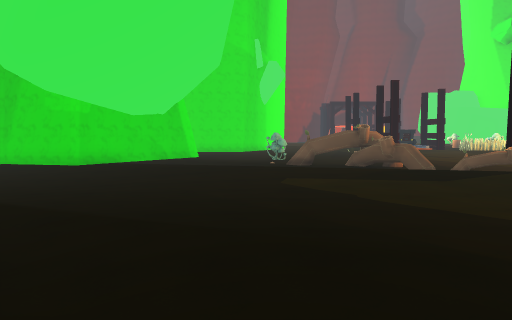
view 1 (above)

24 first-person views from a walk through a Unity game level. The camera is 1.4 m above the floor, tilts 4° down and sees 70° across. The floor is counted in squares, 2 m on a side. Each view is taken from the middle of a square. On the plan, view 1 faces up. The plan holds only what a view shows up to about 11 squares ahead; the rest is blank. The place goes on beyond the plan. The player is left out. Some surface patterns are stand-ins.

view 2
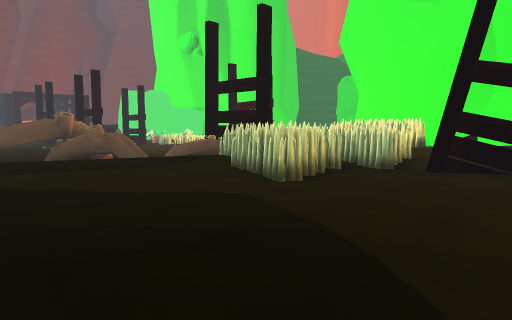

view 3
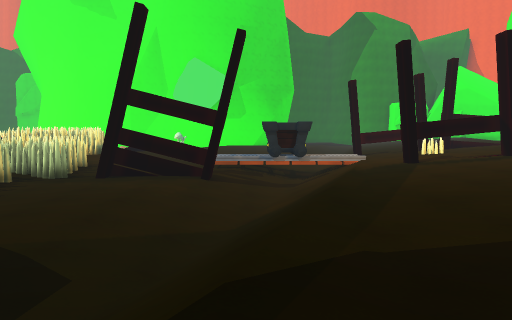

view 4
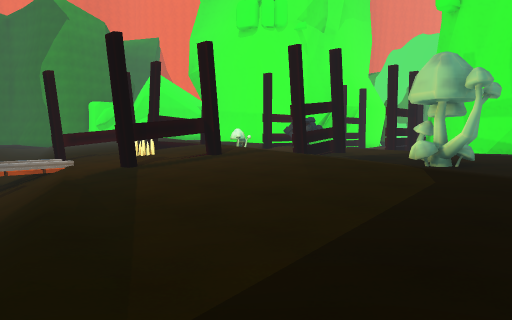

view 5
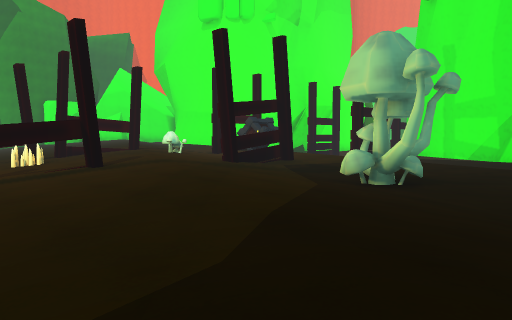

view 6
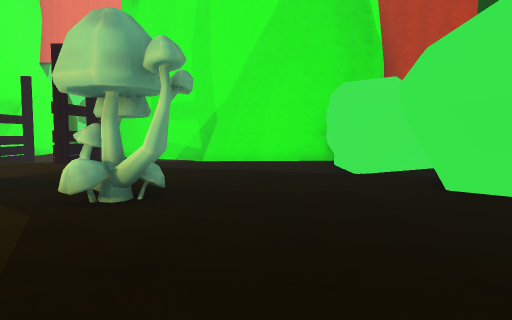

view 7
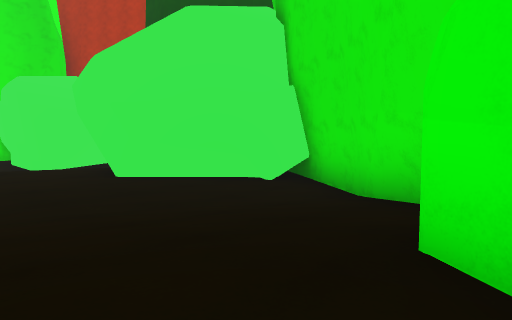

view 8
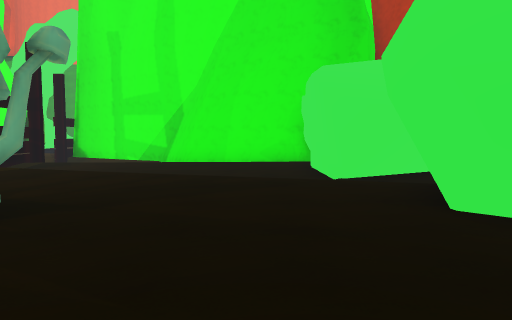

view 9
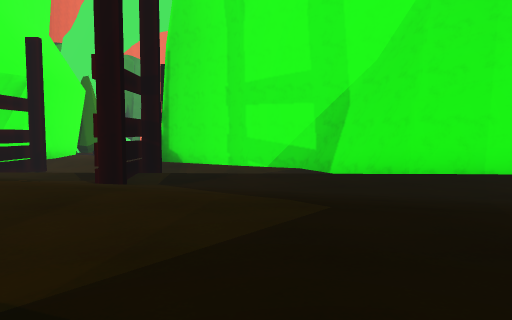

view 10
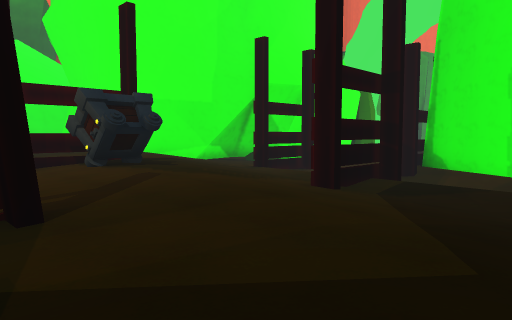

view 11
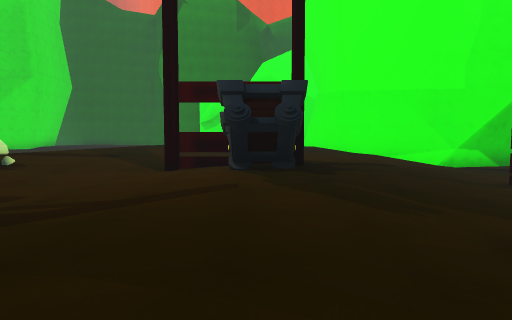

view 12
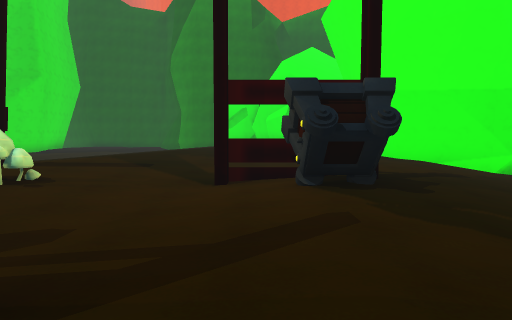

view 13
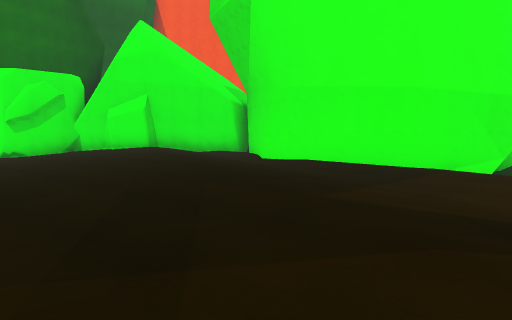

view 14
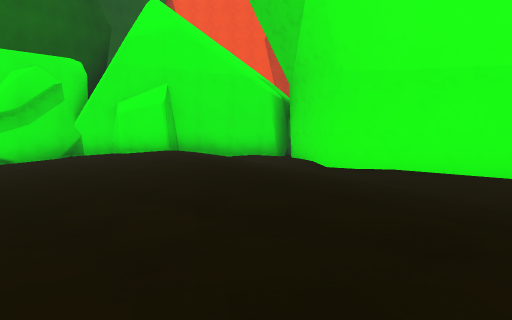

view 15
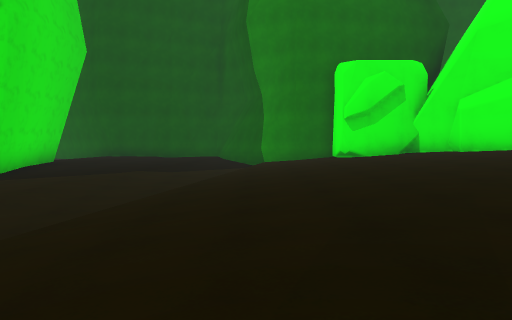

view 16
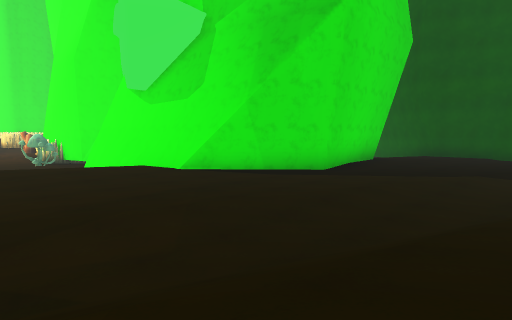

view 17
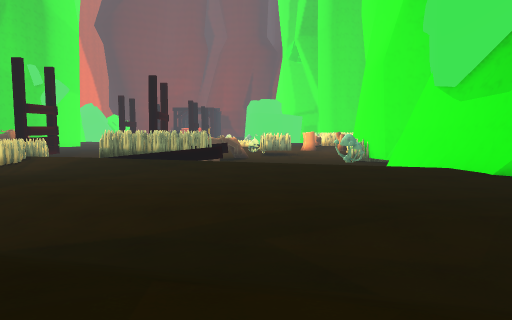

view 18
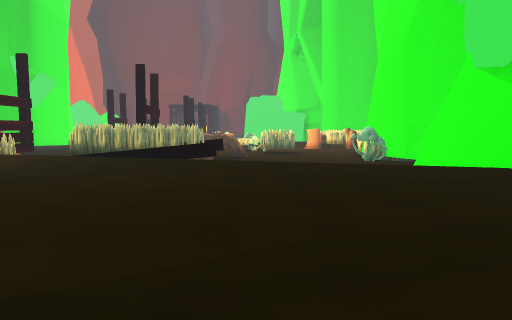

view 19
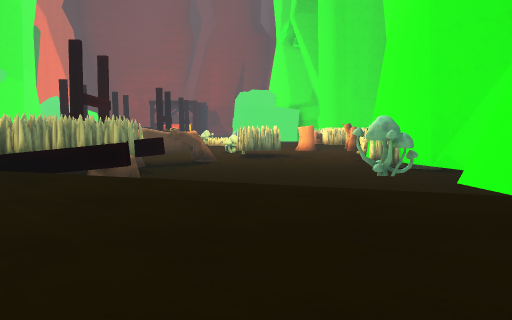

view 20
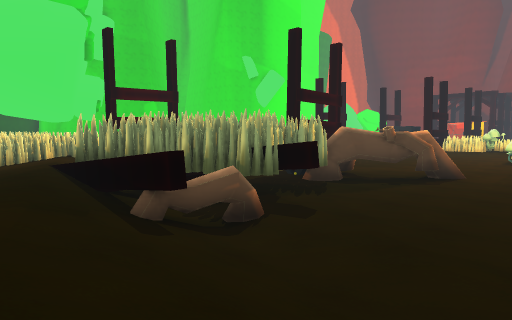

view 21
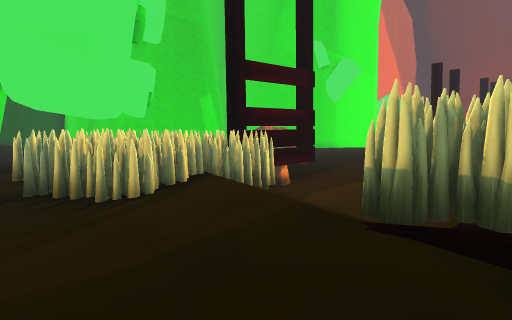

view 22
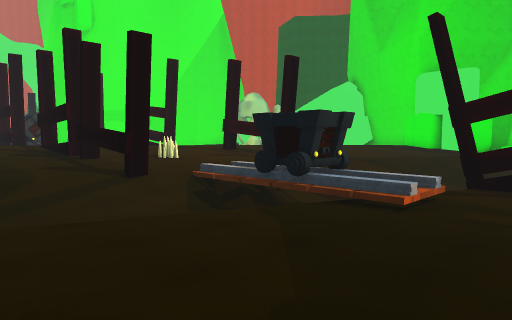

view 23
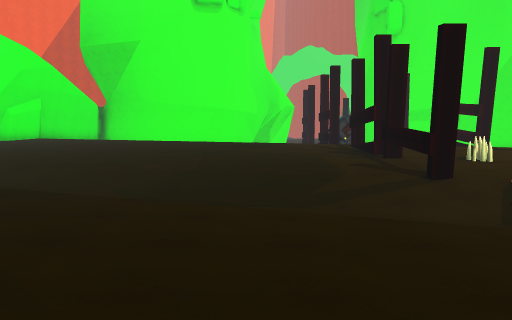

view 24
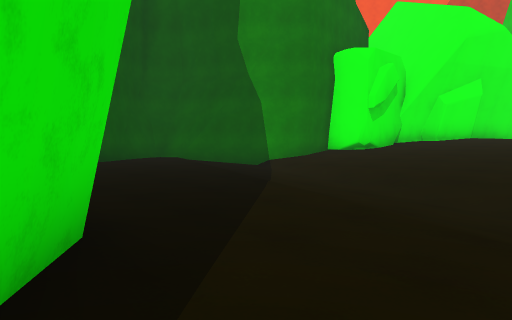

### Floor plan
Key: @ floor where view 1 was taken; # wall or solid block; x gap in a wall; . main floor; : floor 0.25 m higher than the main floor; - floor 0.25 m lower than the main floor; + floor 0.5 m higher than the main floor; _ floor 0.5 m lower than the main floor; * floor 0.75 m higher than the main floor; < floor 0.75 m lower than the main floor; ( floor 1 m lower than the main floor; ! floor 1.25 m lower than the main floor; ? floor 1.5 m lower than the main floor; / step, stairs or slope; = window, fence, low wall or low ledge; ^ raised ledge; C crystal.
Columns run from 7 left of view 1 to 31 right of it. Each row starts with its distance up from view 1.
 12            #  ((     <<#<
 11 <<____/    ##((((    ###<<
 10 (<<<___-/   ^##((   ##((<<<<<#
  9  ((<<<__---   ##!(   #(((((((##
  8  ((((<<<__---/##/!!  #((((((((#
  7   ((((<<<<__-####//#####((((((#
  6    (((<<<<<<=####//#=##=((((((
  5    _<<<<<<<<#####-../###(!((/#
  4     <<_<<<<<<<<___--...///(#(#
  3      (((<<<<<<<#____--..../ /#
  2       !!!!(<<<<x______--....-#
  1        ///?!!(<#_/______--...#
  0       .@////??!((-______-----##
 -1        ....////!!#(<<____-----#####
 -2        .......///-!!((<___------##.
 -3       C::::......-///(((<<_--------..
 -4     #::+::::::.#...#-///((<<__-------.
 -5    ##.::++++:::#:#.#....-//<<<__-----.#
 -6   ##-...::++++#::::::......-//<<___-.-.
 -7   #..--...::+++++++#:::::.....--/___-##
 -8   ###.......::+++++#+++::::::.....--##
 -9     ##....#..:::+++*++++++::::::....#
-10      #....#....#::#++**+++++++:::::.#
-11      .::.......#.:::++*****+++++++###
-12      ...::::.......:::++*******+++#
-13     ##--...::::::::= :::++********#
-14     ##-----...::::## :::::++*****##
-15      #.-------..::::::::::::++***#
-16      #...---__---..:::::++++++++
-17      #####----_#_--...::######++
-18          #/  __#____--.##    ##
-19          ##       _#__-#
-20           ##       #<<_=
-21            ###     x  <#

Where each view was taken, in squares from view 1:
view 1: 0 up, 0 right, facing up
view 2: 1 up, 0 right, facing up-right
view 3: 0 up, 1 left, facing right
view 4: 0 up, 0 right, facing down-right
view 5: 3 down, 0 right, facing down-right
view 6: 4 down, 1 right, facing down
view 7: 3 down, 1 right, facing down-left
view 8: 6 down, 0 right, facing down
view 9: 10 down, 5 right, facing down
view 10: 11 down, 4 right, facing down-right
view 11: 14 down, 5 right, facing right
view 12: 13 down, 6 right, facing right
view 13: 8 down, 13 right, facing down-right
view 14: 9 down, 16 right, facing down-right
view 15: 8 down, 16 right, facing right
view 16: 7 down, 17 right, facing up-right
view 17: 7 down, 17 right, facing up
view 18: 5 down, 17 right, facing up
view 19: 1 down, 18 right, facing up
view 20: 3 up, 19 right, facing up-left
view 21: 3 up, 13 right, facing up-left
view 22: 3 up, 15 right, facing down-left
view 23: 3 up, 15 right, facing down
view 24: 1 down, 22 right, facing down-right
